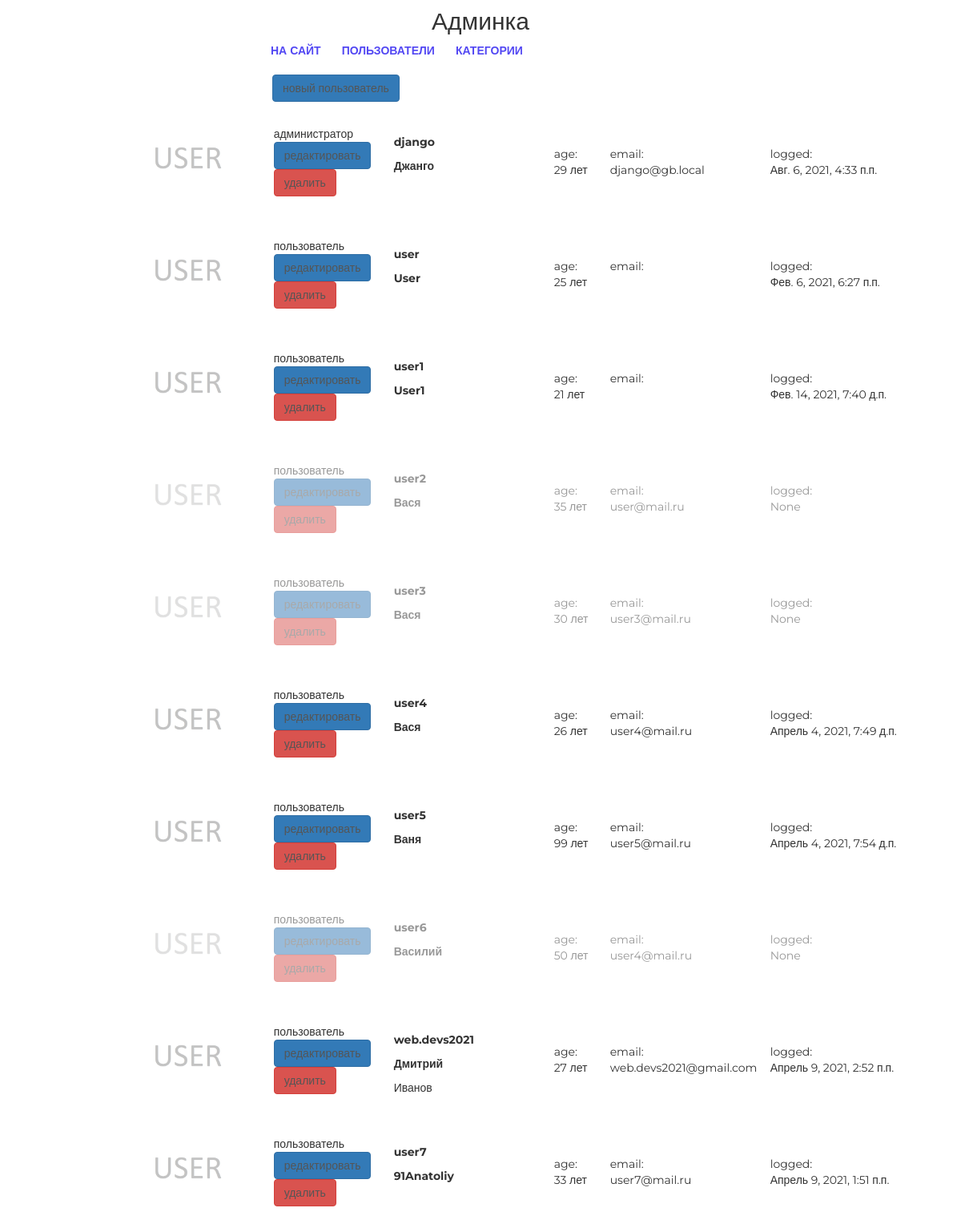
Screenshot of /new/admin/ (signed in) with the database file from the repository.
### authapp/models.py (models this page shows, shortened)
class ShopUser(AbstractUser):
    age = models.PositiveIntegerField('возраст', null=True)
    avatar = models.ImageField(upload_to='avatars', blank=True)
    activate_code = models.CharField(max_length=128, blank=True)
    registration_start_time = models.DateTimeField(
        auto_now_add=True, null=True)

### adminapp/views.py (the view)
# urls.py: path('', adminapp.index, name='index'),
@user_passes_test(lambda user: user.is_superuser)
def index(request):
    all_users = get_user_model().objects.all()
    context = {
        'page_title': 'админка/пользователи',
        'all_users': all_users,
    }
    return render(request, 'adminapp/index.html', context)

### mainapp/context_processors.py (called while the page is built)
def categories(request):
    return {
        'menu': ProductCategory.objects.filter(is_active=True)
    }

### mainapp/templatetags/my_tags.py (called while the page is built)
@register.filter(name='media_folder_users')
def media_folder_users(string):
    if not string:
        string = 'avatars/default.jpg'
    return f'{settings.MEDIA_URL}{string}'

### adminapp/templates/adminapp/index.html
{% extends 'adminapp/base.html' %}
{% load static %}
{% load my_tags %}
{% block container %}
    <div class="users_list">
        <a href="" class="btn btn-primary new_user">
            новый пользователь
        </a>
        {% for shop_user in all_users %}
            <div class="user_record {% if not shop_user.is_active %}not_active{% endif %}">
                <img src="{{ shop_user.avatar|media_folder_users }}"
                     alt="{{ shop_user.username }}">
                <div class="user_role">
                    {% if shop_user.is_superuser %}
                        администратор
                    {% else %}
                        пользователь
                    {% endif %}
                    <a href="{% url 'new_admin:user_update' shop_user.pk %}"
                       class="btn btn-primary">
                        редактировать
                    </a>
                    <a href="{% url 'new_admin:user_delete' shop_user.pk %}"
                       class="btn btn-danger">
                        удалить
                    </a>
                </div>
                <div class="user_name">
                    <p><strong>{{ shop_user.username }}</strong></p>
                    <p>
                        {% if shop_user.first_name %}
                            <b>{{ shop_user.first_name|capfirst }}</b>
                            {% if shop_user.last_name %}
                                <p>{{ shop_user.last_name|capfirst }}</p>
                            {% endif %}
                        {% endif %}
                    </p>
                </div>
                <div class="user_age">
                    age:<br>
                    {{ shop_user.age }} лет
                </div>
                <div class="user_email">
                    email:<br>
                    {{ shop_user.email }}
                </div>
                <div class="user_lastlogin">
                    logged:<br>
                    {{ shop_user.last_login }}
                </div>
            </div>
        {% endfor %}
    </div>
{% endblock %}

### static/css/style.css (style rules this page uses)
* { margin: 0; padding: 0; }
body { font-family: 'Montserrat', sans-serif; }
html, body { height: 100%; }
.users_list { margin-left: 150px; }
.users_list a { color: #555; text-decoration: none; }
.users_list .new_user { margin-left: 190px; }
.user_record { height: 125px; margin: 15px auto; position: relative; }
.user_record.not_active { opacity: 0.5; }
.user_record img { display: block; float: left; height: 125px; border-radius: 25px; }
.user_record .user_name { display: block; float: left; margin-top: 15px; margin-left: 25px; width: 175px; }
.user_record .user_name p { margin: 10px auto; }
.user_record .user_email { display: block; float: left; margin-top: 40px; margin-left: 25px; width: 175px; }
.user_record .user_age { display: block; float: left; margin-top: 40px; margin-left: 25px; width: 45px; }
.user_record .user_role { display: block; float: left; margin-top: 15px; margin-left: 25px; width: 125px; }
.user_record .user_lastlogin { display: block; float: left; margin-top: 40px; margin-left: 25px; width: 175px; }

### rows the page displays
ShopUser: is_superuser "администратор", username "django", first_name "Джанго", age "29", email "django@gb.local", last_login "Авг. 6, 2021, 4:33 п.п."
ShopUser: is_superuser "пользователь", username "user", first_name "User", age "25", last_login "Фев. 6, 2021, 6:27 п.п."
ShopUser: is_superuser "пользователь", username "user1", first_name "User1", age "21", last_login "Фев. 14, 2021, 7:40 д.п."
ShopUser: is_superuser "пользователь", username "user2", first_name "Вася", age "35", email "user@mail.ru", last_login "None"
ShopUser: is_superuser "пользователь", username "user3", first_name "Вася", age "30", email "user3@mail.ru", last_login "None"
ShopUser: is_superuser "пользователь", username "user4", first_name "Вася", age "26", email "user4@mail.ru", last_login "Апрель 4, 2021, 7:49 д.п."
ShopUser: is_superuser "пользователь", username "user5", first_name "Ваня", age "99", email "user5@mail.ru", last_login "Апрель 4, 2021, 7:54 д.п."
ShopUser: is_superuser "пользователь", username "user6", first_name "Василий", age "50", email "user4@mail.ru", last_login "None"
ShopUser: is_superuser "пользователь", username "web.devs2021", first_name "Дмитрий", last_name "Иванов", age "27", email "web.devs2021@gmail.com", last_login "Апрель 9, 2021, 2:52 п.п."
ShopUser: is_superuser "пользователь", username "user7", first_name "91Anatoliy", age "33", email "user7@mail.ru", last_login "Апрель 9, 2021, 1:51 п.п."
